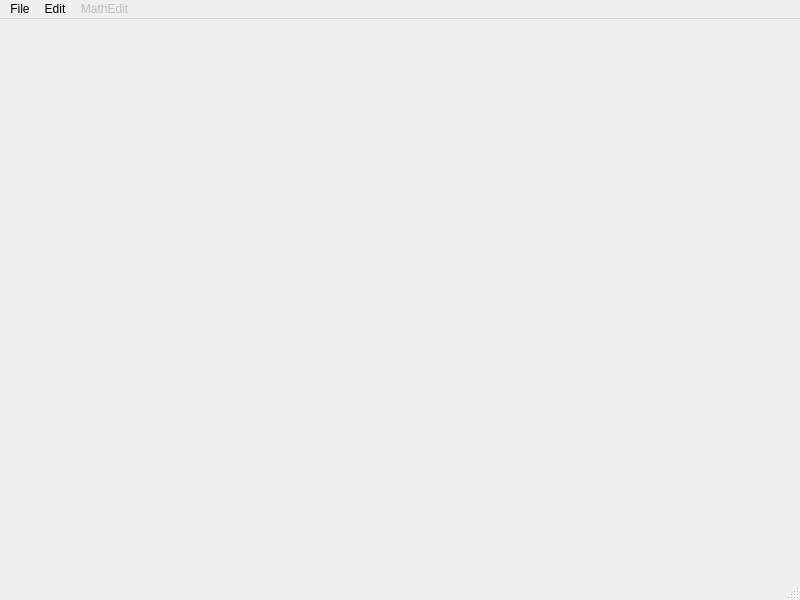
<?xml version="1.0" encoding="UTF-8"?>
<ui version="4.0">
 <class>MainWindow</class>
 <widget class="QMainWindow" name="MainWindow">
  <property name="geometry">
   <rect>
    <x>0</x>
    <y>0</y>
    <width>800</width>
    <height>600</height>
   </rect>
  </property>
  <property name="windowTitle">
   <string>MainWindow</string>
  </property>
  <widget class="QWidget" name="centralwidget">
   <layout class="QVBoxLayout" name="verticalLayout">
    <property name="spacing">
     <number>2</number>
    </property>
    <item>
     <widget class="QTabWidget" name="tabWidget">
      <property name="tabPosition">
       <enum>QTabWidget::North</enum>
      </property>
      <property name="tabShape">
       <enum>QTabWidget::Rounded</enum>
      </property>
      <property name="currentIndex">
       <number>-1</number>
      </property>
      <property name="elideMode">
       <enum>Qt::ElideNone</enum>
      </property>
      <property name="documentMode">
       <bool>true</bool>
      </property>
      <property name="tabsClosable">
       <bool>true</bool>
      </property>
      <property name="movable">
       <bool>true</bool>
      </property>
      <property name="tabBarAutoHide">
       <bool>false</bool>
      </property>
     </widget>
    </item>
   </layout>
  </widget>
  <widget class="QStatusBar" name="statusbar"/>
  <widget class="QMenuBar" name="menuBar">
   <property name="geometry">
    <rect>
     <x>0</x>
     <y>0</y>
     <width>800</width>
     <height>22</height>
    </rect>
   </property>
   <widget class="QMenu" name="menuFile">
    <property name="title">
     <string>File</string>
    </property>
    <addaction name="actionNew_Tab"/>
    <addaction name="actionClose_Worksheet"/>
    <addaction name="actionSave"/>
    <addaction name="actionQuit"/>
   </widget>
   <widget class="QMenu" name="menuEdit">
    <property name="title">
     <string>Edit</string>
    </property>
    <addaction name="actionNew_Line"/>
   </widget>
   <widget class="QMenu" name="menuMathEdit">
    <property name="enabled">
     <bool>false</bool>
    </property>
    <property name="title">
     <string>MathEdit</string>
    </property>
    <addaction name="actionShow_expression_tree"/>
    <addaction name="actionEvaluate"/>
   </widget>
   <addaction name="menuFile"/>
   <addaction name="menuEdit"/>
   <addaction name="menuMathEdit"/>
  </widget>
  <action name="actionNew_Line">
   <property name="icon">
    <iconset theme="list-add">
     <normaloff>.</normaloff>.</iconset>
   </property>
   <property name="text">
    <string>New Line</string>
   </property>
  </action>
  <action name="actionQuit">
   <property name="icon">
    <iconset theme="system-shutdown">
     <normaloff>.</normaloff>.</iconset>
   </property>
   <property name="text">
    <string>Quit</string>
   </property>
  </action>
  <action name="actionNew_Tab">
   <property name="icon">
    <iconset theme="list-add">
     <normaloff>.</normaloff>.</iconset>
   </property>
   <property name="text">
    <string>New Worksheet</string>
   </property>
   <property name="shortcut">
    <string>Ctrl+N</string>
   </property>
  </action>
  <action name="actionClose_Worksheet">
   <property name="icon">
    <iconset theme="list-remove">
     <normaloff>.</normaloff>.</iconset>
   </property>
   <property name="text">
    <string>Close Worksheet</string>
   </property>
   <property name="shortcut">
    <string>Ctrl+W</string>
   </property>
  </action>
  <action name="actionSave">
   <property name="icon">
    <iconset theme="mail-send">
     <normaloff>.</normaloff>.</iconset>
   </property>
   <property name="text">
    <string>Save</string>
   </property>
   <property name="shortcut">
    <string>Ctrl+S</string>
   </property>
  </action>
  <action name="actionShow_expression_tree">
   <property name="checkable">
    <bool>false</bool>
   </property>
   <property name="enabled">
    <bool>true</bool>
   </property>
   <property name="text">
    <string>Show expression tree</string>
   </property>
  </action>
  <action name="actionEvaluate">
   <property name="text">
    <string>Evaluate</string>
   </property>
  </action>
 </widget>
 <resources/>
 <connections/>
</ui>
